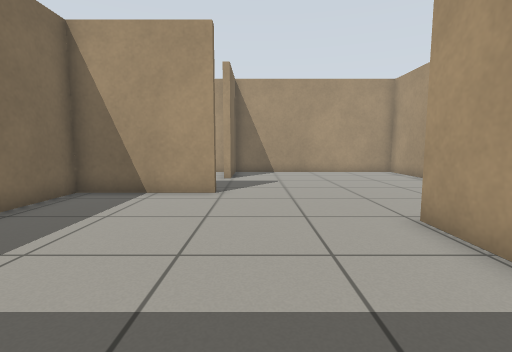
View 1 (above)

12 first-person views from a walk through a world built for the Gazebo simulator. The camera is 0.7 m above the floor, tilts 6° down and sees 85° across. The floor is counted in squares, 0.5 m on a side. Each view is taken from the middle of a square. On the plan, view 1 faces up. The plan holds only what a view shows up to about 13 squares ahead; the rest is blank.

View 2
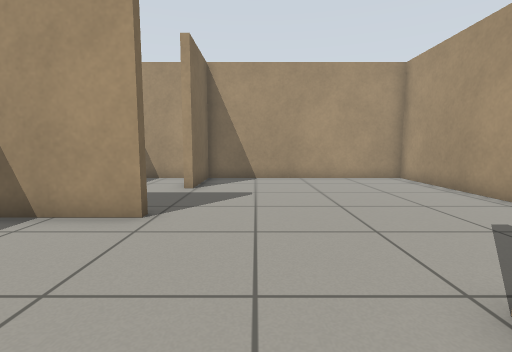

View 3
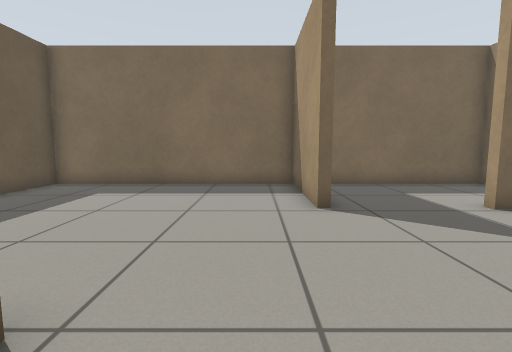

View 4
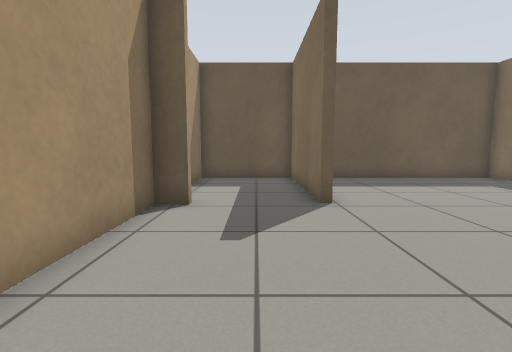

View 5
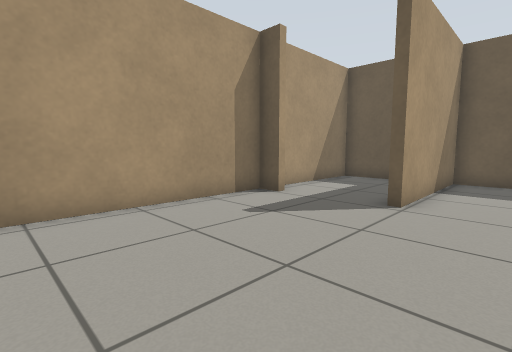

View 6
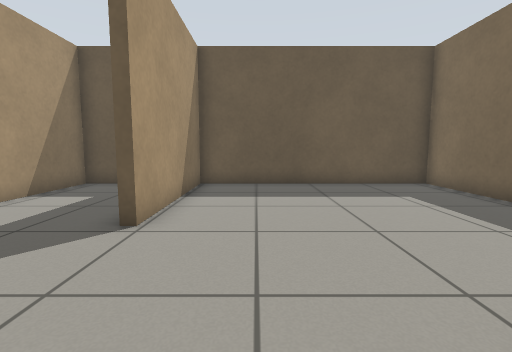

View 7
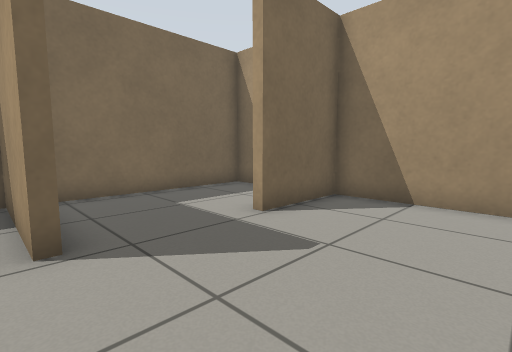

View 8
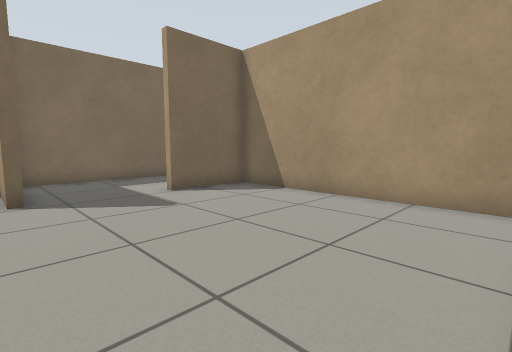

View 9
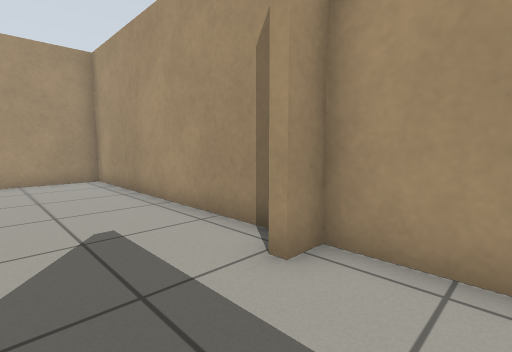

View 10
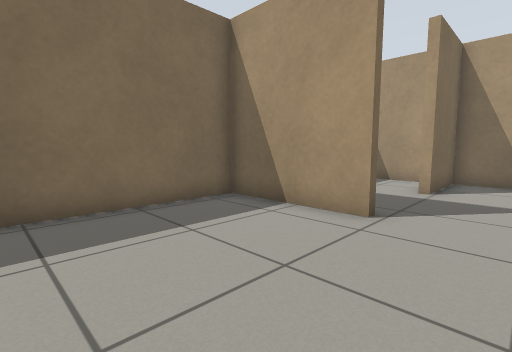

View 11
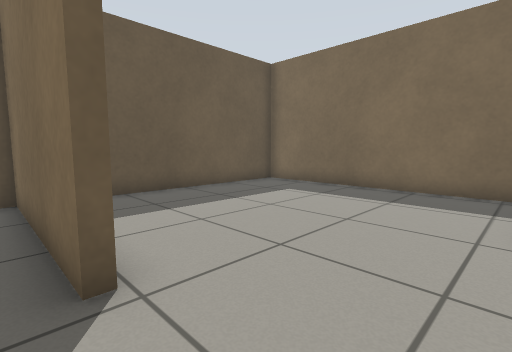

View 12
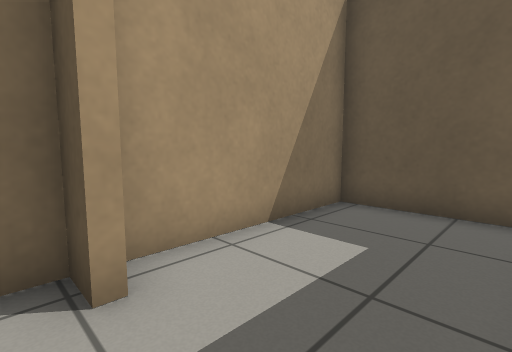

### Floor plan
Points are (right, up) in squares from view 1. A wall is a line through its corners. A room is listed if a view was taken in it or the views show most of it. See-through windows are left out.
Room 1 (views 1, 2, 3, 4, 5, 6, 7, 8, 9, 10, 11, 12)
walls: (-1.1, 8.4) (-5.4, 8.4) (-5.4, -0.5) (3.1, -0.5) (3.1, 5.2) (3.4, 5.2) (3.4, -0.5) (7.4, -0.5) (7.4, 5.1) (6.6, 5.1) (6.6, 5.4) (7.4, 5.4) (7.4, 15.4) (-1.1, 15.4) (-1.1, 12.3) (-1.5, 12.3); (-2.1, 15.4) (-5.4, 15.4) (-5.4, 9)

Where each view was taken, in squares from view 1:
view 1: 0 up, 0 right, facing up
view 2: 3 up, 1 right, facing up
view 3: 7 up, 5 right, facing left
view 4: 12 up, 5 right, facing down
view 5: 12 up, 1 right, facing down-right
view 6: 10 up, 1 right, facing down
view 7: 8 up, 3 right, facing up-left
view 8: 8 up, 7 right, facing up-left
view 9: 3 up, 4 right, facing up-right
view 10: 3 up, 1 right, facing up-left
view 11: 8 up, 4 right, facing down-left
view 12: 6 up, 4 right, facing down-right
